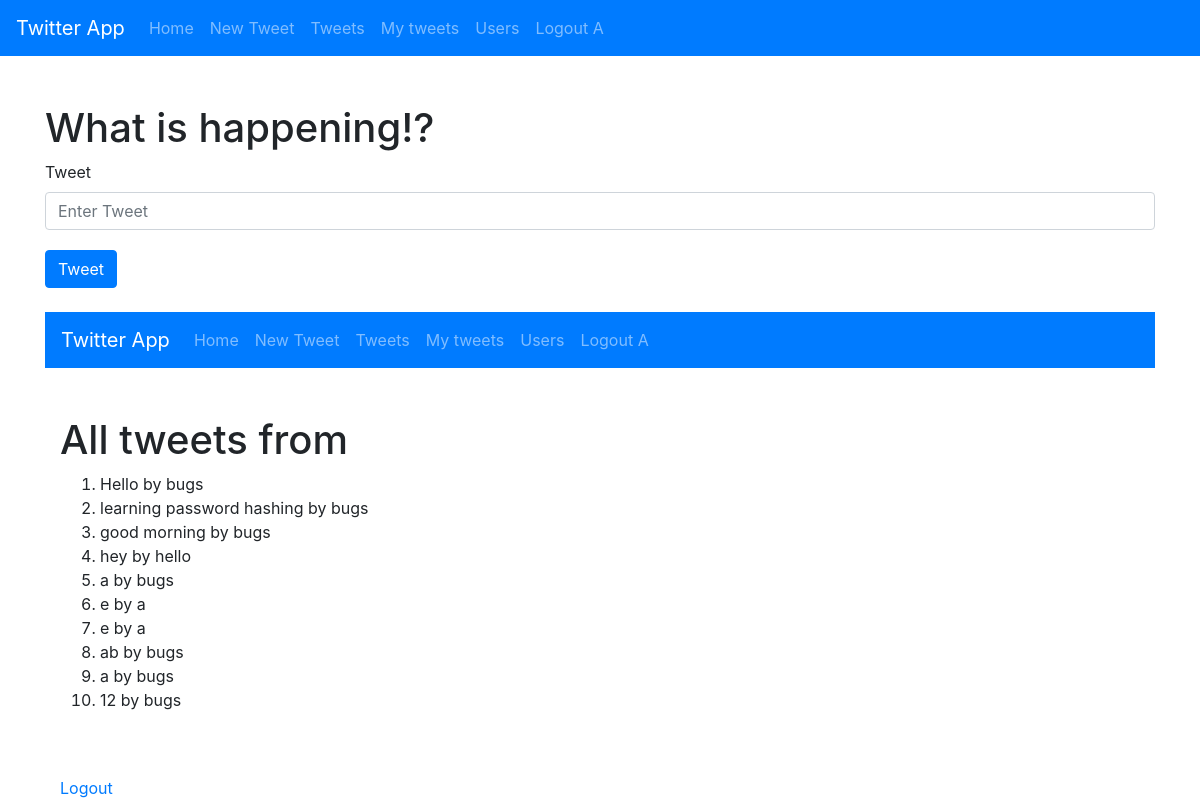
Before: / (signed in) with the older database file.
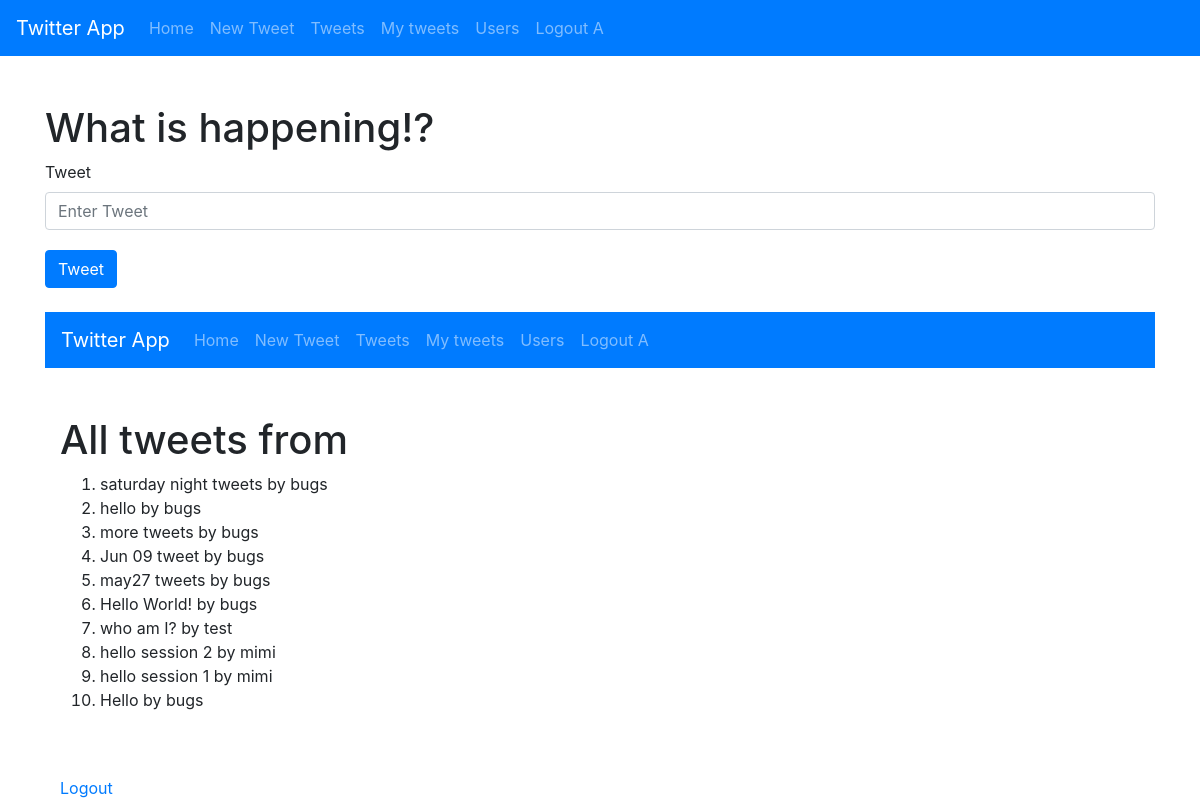
After: the same page with the newer database file.
### tables this page shows
CREATE TABLE tweets (
    _id integer primary key autoincrement,
    tweet text,
    username text
);

### main.py (the view)
@app.route('/')
def index():
    if 'user' in session:
        tweets = get_all_tweets(10)
        return render_template('home.html', tweets=tweets)
    else:
        return render_template('login.html')

### db.py (called while the page is built)
def get_all_tweets(limit):
    cursor.execute('SELECT * FROM tweets order by _id desc')
    tweets = cursor.fetchmany(limit)
    return tweets

### main.py (called while the page is built)
@app.context_processor
def inject_user():
    username = session.get('user', None)
    return {'username': username}

### tweets.py (called while the page is built)
def get_all_tweets(limit=100):
    return db.get_all_tweets(limit)

### templates/home.html (shortened to what this page needs)
{% extends "base.html" %}
{% block content %}
{% include 'tweet_form.html' %}
<br>
{% with tweets=tweets, title='Recent 10 tweets' %}
{% include 'tweets.html' %}
{% endwith %}
{% endblock %}

### templates/tweets.html (shortened to what this page needs)
{% extends "base.html" %}
{% block content %}
{% if username %}
<h1>All tweets from {{current_user}}</h1>
{% else %}
<h1>All tweets</h1>
{% endif %}
<ol>
    {% for tweet in tweets %}
    <li>
        {{tweet[1]}} by {{tweet[2]}}
    </li>
    {% endfor %}
</ol>
<br>
<br>
<a href="/logout">Logout {{current_user}}</a>
{% endblock %}

Changed rows visible on the page:
no longer on this page (row unchanged): tweets: tweet "learning password hashing", username "bugs"
no longer on this page (row unchanged): tweets: tweet "good morning", username "bugs"
no longer on this page (row unchanged): tweets: tweet "hey", username "hello"
no longer on this page (row unchanged): tweets: tweet "a", username "bugs"
no longer on this page (row unchanged): tweets: tweet "e", username "a"
no longer on this page (row unchanged): tweets: tweet "e", username "a"
no longer on this page (row unchanged): tweets: tweet "ab", username "bugs"
no longer on this page (row unchanged): tweets: tweet "a", username "bugs"
no longer on this page (row unchanged): tweets: tweet "12", username "bugs"
added tweets: tweet "saturday night tweets", username "bugs"
added tweets: tweet "hello", username "bugs"
added tweets: tweet "more tweets", username "bugs"
added tweets: tweet "Jun 09 tweet", username "bugs"
added tweets: tweet "may27 tweets", username "bugs"
added tweets: tweet "Hello World!", username "bugs"
added tweets: tweet "who am I?", username "test"
added tweets: tweet "hello session 2", username "mimi"
added tweets: tweet "hello session 1", username "mimi"
